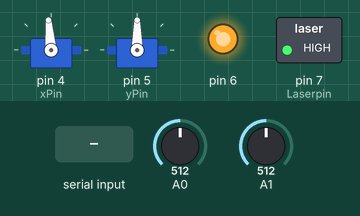
Simulated run of this sketch. Board: Arduino Uno, built with avr-gcc and run on an emulated ATmega328P. On the bench: 2 × servo, switched loads named in the sketch (green lamp = pin HIGH), output pins drawn as LEDs (lit = HIGH). The inputs (shaded band) are chosen by the test bench; at power-on: A1 = 512, A0 = 512.

Above: at 1.2 s.
1.3 s: A1 set to 716
At 2.5 s:
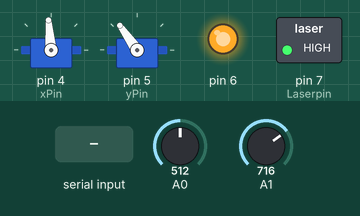
2.8 s: "90,45\n" received over Serial
At 3.7 s:
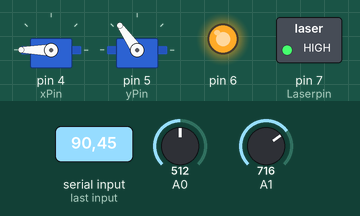
4.3 s: A1 set to 900
At 4.8 s:
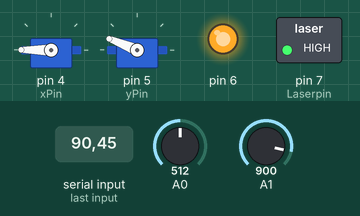
5.8 s: A1 set to 1023
At 7.0 s:
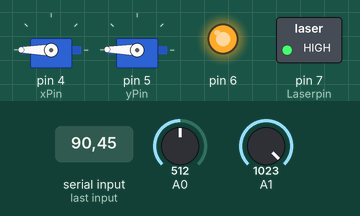
7.3 s: A1 set to 511
At 8.3 s:
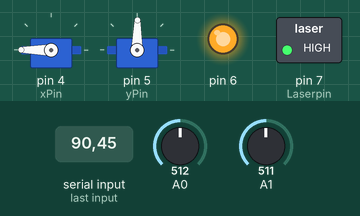
8.8 s: A1 set to 306
At 9.4 s:
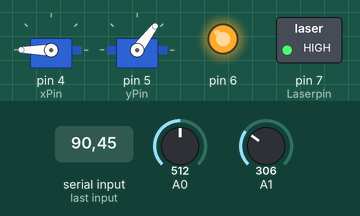
Timing chart, 0 to 11.3 s (numbered marks = the images above; inputs shaded):
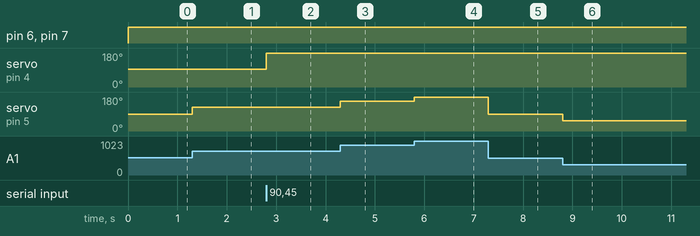

Measured:
- after the input at 1.3 s, servo on pin 5 (yPin): 90° → 125° at once
- after the input at 2.8 s, servo on pin 4 (xPin): 95° → 180° at once
- after the input at 4.3 s, servo on pin 5 (yPin): 125° → 158° at once
- after the input at 5.8 s, servo on pin 5 (yPin): 158° → 179° at once
- after the input at 7.3 s, servo on pin 5 (yPin): 179° → 89° at once
- after the input at 8.8 s, servo on pin 5 (yPin): 89° → 53° at once

The sketch:

servocon.ino
```cpp
#include <Servo.h>
#define Laserpin 7
#define xPin 4
#define yPin 5
int sensorValue1 = 0;
int sensorValue2 = 0;
Servo servo_x;
Servo servo_y;
int angle_xpl;
int angle_ypl;
int angle_x, angle_y, x_data, y_data;
String pyData;
void attach_servo() {
  servo_x.attach(xPin);
  servo_y.attach(yPin);
}
int swsetzero = 13;
int swzerost = 0;

void setup() {

  pinMode(swsetzero, INPUT_PULLUP);
  pinMode(6, OUTPUT);
  pinMode(Laserpin, OUTPUT);
  digitalWrite(6, LOW);

  attach_servo();
  servo_x.write(95);
  servo_y.write(0);
  Serial.begin(2000000);
  Serial.setTimeout(1);
}
void loop() {
  digitalWrite(6, HIGH);
  digitalWrite(Laserpin, HIGH);
  int sensorValue1 = analogRead(A0);
  int sensorValue2 = analogRead(A1);
  angle_xpl = sensorValue1 * (0.175953);
  angle_ypl = sensorValue2 * (0.175953);
  servo_y.write(angle_ypl);
  if (Serial.available() > 0) {
    x_data = Serial.readString().toInt();
    angle_x = map(x_data, 0, 640, 90, 140);
    angle_x = angle_x + sensorValue1 * (0.175953);
    servo_x.write(angle_x);
    Serial.flush();
  }
}
```
